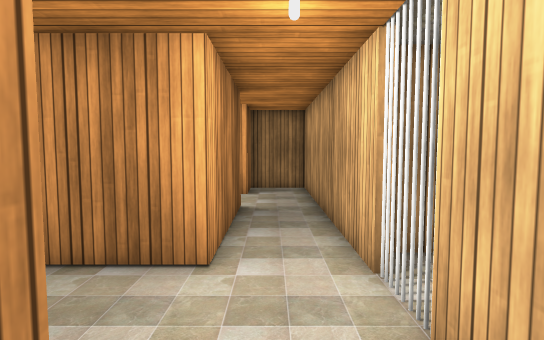
[1] (above)

19 first-person views from a walk through a Unity game level. The camera is 1.3 m above the floor, tilts 4° down and sees 80° across. The floor is counted in squares, 0.72 m on a side. Each view is taken from the middle of a square. On the plan, view 1 faces up. The plan holds only what a view shows up to about 17 squares ahead; the rest is blank. The place goes on beyond the plan. The player character is not drawn. Some animated figures are not drawn. Some surface patterns are stand-ins.

[2]
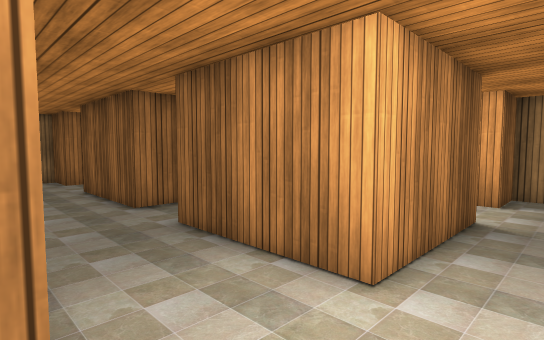

[3]
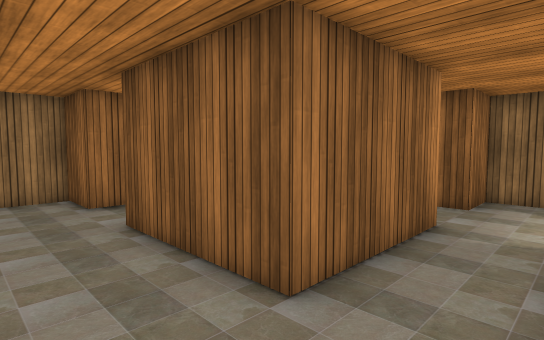

[4]
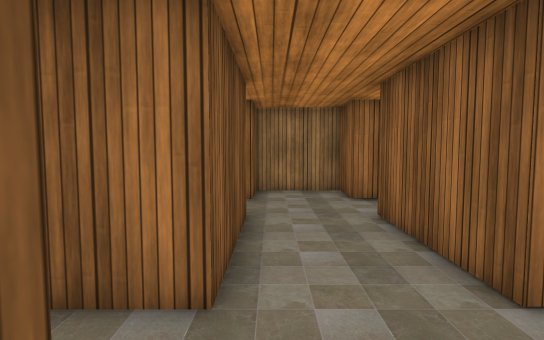

[5]
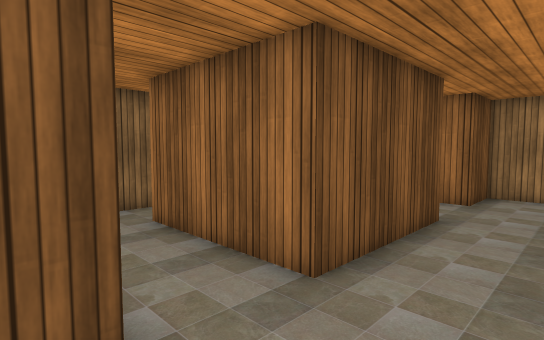

[6]
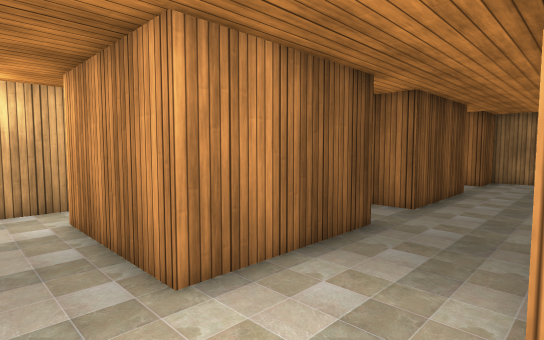

[7]
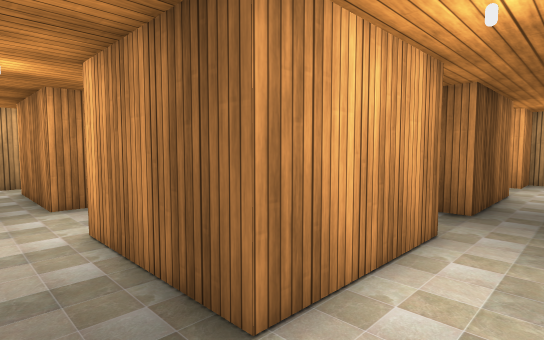

[8]
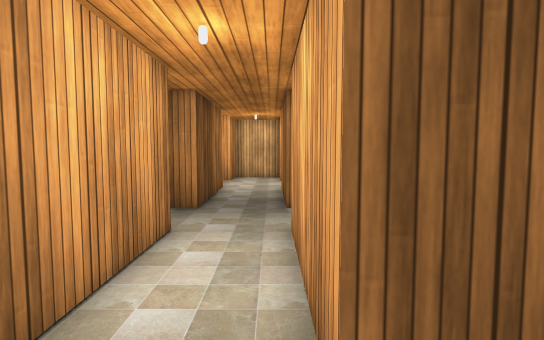

[9]
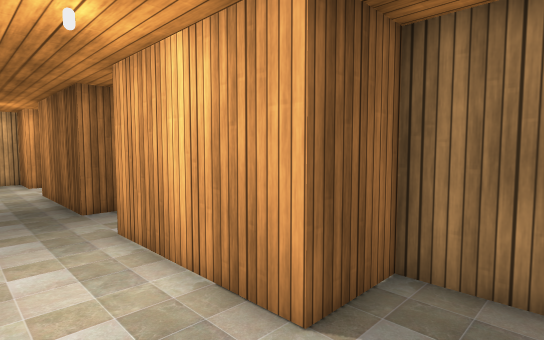

[10]
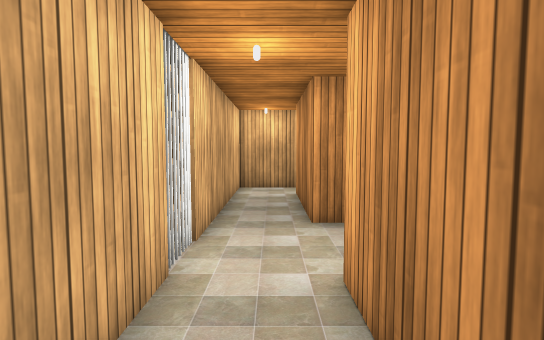

[11]
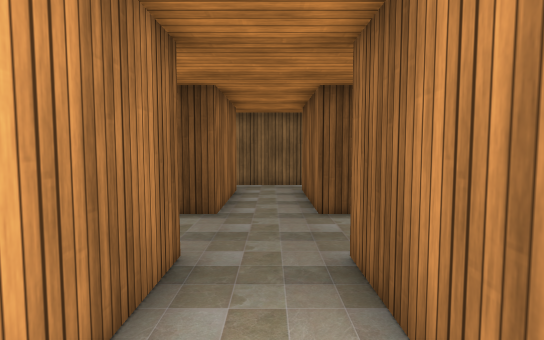

[12]
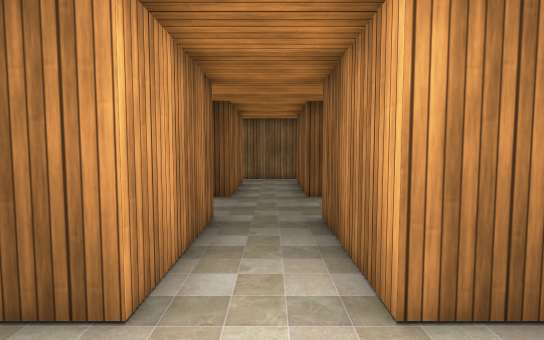

[13]
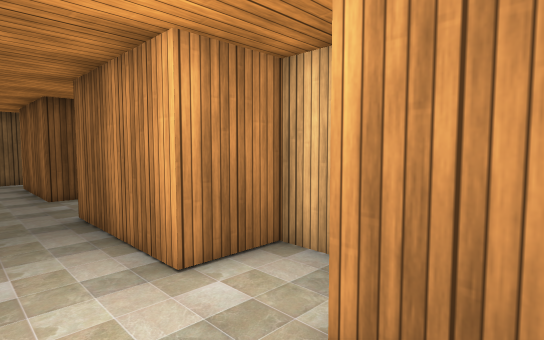

[14]
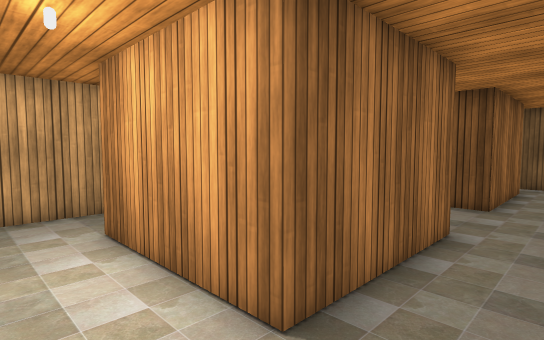

[15]
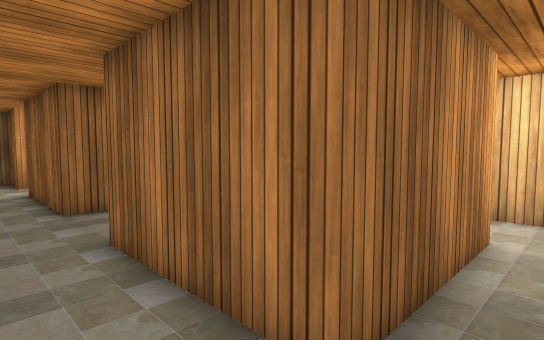

[16]
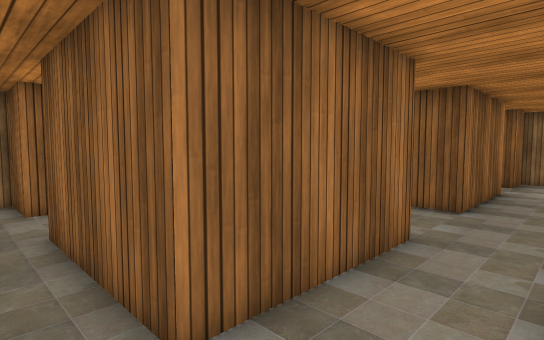

[17]
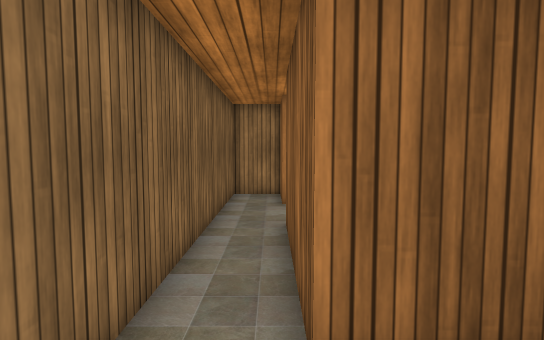

[18]
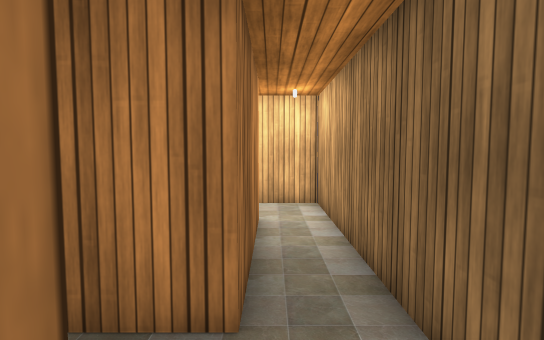

[19]
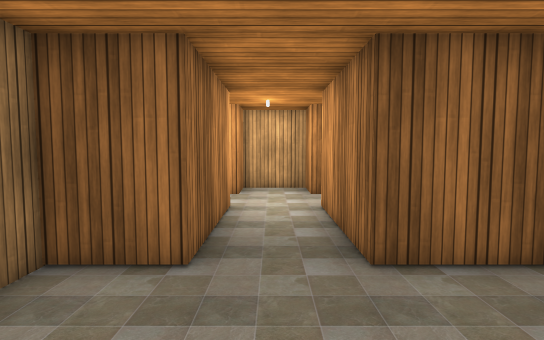

### Floor plan
Points are (right, up) in squares from view 1. A wall is a line through its corners. A room is listed if a view was taken in it or the views show most of it. See-through windows are left out.
Room 1 (views 1, 2, 3, 4, 5, 6, 7, 8, 9, 10, 11, 12, 13, 14, 15, 16, 17, 18, 19)
walls: (-8.5, 4.8) (-13.5, 4.8) (-13.5, 9.8) (-8.5, 9.8) (-8.5, 4.8); (-5.9, 4.8) (-5.9, 9.8) (-1, 9.8) (-1, 4.8) (-5.9, 4.8); (-8.5, 1.3) (-8.5, -3.7) (-13.5, -3.7) (-13.5, 1.3) (-8.5, 1.3); (-5.9, 1.3) (-1, 1.3) (-1, -3.7) (-5.9, -3.7) (-5.9, 1.3); (1.5, 4.5) (1.5, 14.5) (-1, 14.5) (-1, 12.4) (-5.9, 12.4) (-5.9, 14.5) (-8.5, 14.5) (-8.5, 12.4) (-13.5, 12.4) (-13.5, 14.5) (-16.3, 14.5) (-16.3, 12.4) (-18.5, 12.4) (-18.5, 9.8) (-16.3, 9.8) (-16.3, 4.8) (-18.5, 4.8) (-18.5, 1.3) (-16.3, 1.3) (-16.3, -3.7) (-18.5, -3.7) (-18.5, -5.5) (1.5, -5.5) (1.5, 2.6); (2.9, 5.5) (2, 5.5)
objects: cylinder (2, 3); cylinder (2, 4)

Positions as (right, up) in squares from view 1, and headings:
1: (0, 0), facing up
2: (1, 1), facing up-left
3: (-6, 2), facing up-left
4: (-5, 2), facing left
5: (-5, 4), facing down-left
6: (1, 5), facing down-left
7: (1, 12), facing down-left
8: (1, 12), facing left
9: (1, 10), facing up-left
10: (0, 9), facing down
11: (-15, 10), facing down
12: (-15, 13), facing down
13: (-14, 14), facing down-left
14: (-8, 12), facing down-right
15: (-8, -5), facing up-right
16: (-6, -5), facing up-left
17: (-6, -4), facing left
18: (-9, -4), facing right
19: (-15, 0), facing up
